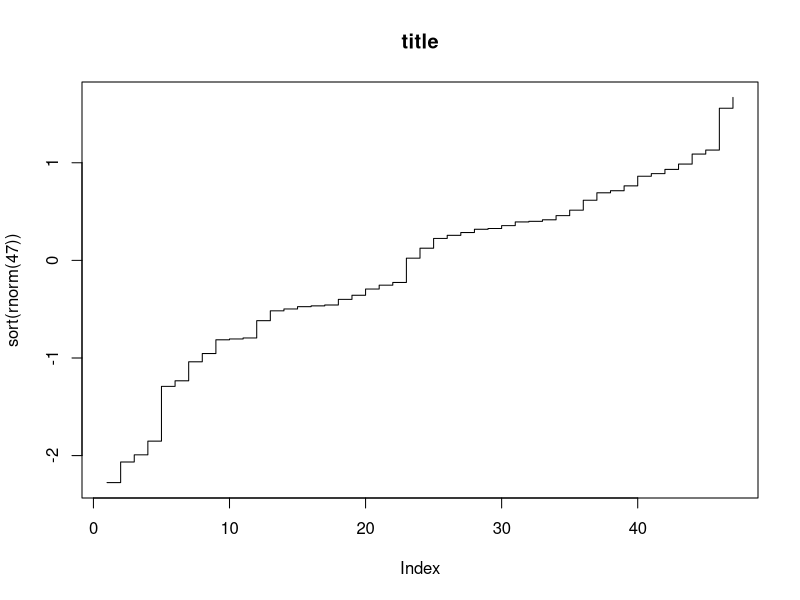

Source code (R):
## ---- chunk 1
## Example:
y <- 2
## ---- chunk 2
## Example for an if-condition:
if (y == 0) {
  log(y)
} else {
  y ^ 2
}
## ---- chunk 3
## Example for a function:
function(x) {
  x + x
}
## ---- chunk 4
## Example:
plot(x = sort(rnorm(47)), 
     type = "s", 
     main = "title")
